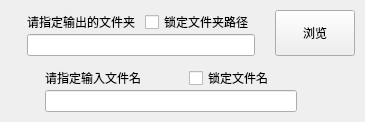
            <widget class="QWidget" name="wdg_output_info" native="true">
             <property name="sizePolicy">
              <sizepolicy hsizetype="Expanding" vsizetype="Expanding">
               <horstretch>0</horstretch>
               <verstretch>40</verstretch>
              </sizepolicy>
             </property>
             <property name="wdg_group" stdset="0">
              <string>area_widget</string>
             </property>
             <layout class="QVBoxLayout" name="verticalLayout_16">
              <property name="spacing">
               <number>10</number>
              </property>
              <property name="leftMargin">
               <number>10</number>
              </property>
              <property name="topMargin">
               <number>10</number>
              </property>
              <property name="rightMargin">
               <number>10</number>
              </property>
              <property name="bottomMargin">
               <number>10</number>
              </property>
              <item>
               <widget class="QWidget" name="wdg_output_folder_path" native="true">
                <property name="sizePolicy">
                 <sizepolicy hsizetype="Expanding" vsizetype="Expanding">
                  <horstretch>0</horstretch>
                  <verstretch>0</verstretch>
                 </sizepolicy>
                </property>
                <layout class="QHBoxLayout" name="horizontalLayout_13">
                 <property name="spacing">
                  <number>10</number>
                 </property>
                 <property name="leftMargin">
                  <number>0</number>
                 </property>
                 <property name="topMargin">
                  <number>0</number>
                 </property>
                 <property name="rightMargin">
                  <number>0</number>
                 </property>
                 <property name="bottomMargin">
                  <number>0</number>
                 </property>
                 <item>
                  <widget class="QLabel" name="lb_output_folder_path_icon">
                   <property name="sizePolicy">
                    <sizepolicy hsizetype="Expanding" vsizetype="Expanding">
                     <horstretch>10</horstretch>
                     <verstretch>0</verstretch>
                    </sizepolicy>
                   </property>
                   <property name="text">
                    <string/>
                   </property>
                  </widget>
                 </item>
                 <item>
                  <widget class="QWidget" name="widget_12" native="true">
                   <property name="sizePolicy">
                    <sizepolicy hsizetype="Expanding" vsizetype="Expanding">
                     <horstretch>100</horstretch>
                     <verstretch>0</verstretch>
                    </sizepolicy>
                   </property>
                   <layout class="QVBoxLayout" name="verticalLayout_6">
                    <property name="spacing">
                     <number>0</number>
                    </property>
                    <property name="leftMargin">
                     <number>0</number>
                    </property>
                    <property name="topMargin">
                     <number>0</number>
                    </property>
                    <property name="rightMargin">
                     <number>0</number>
                    </property>
                    <property name="bottomMargin">
                     <number>0</number>
                    </property>
                    <item>
                     <widget class="QWidget" name="widget_16" native="true">
                      <property name="sizePolicy">
                       <sizepolicy hsizetype="Expanding" vsizetype="Expanding">
                        <horstretch>0</horstretch>
                        <verstretch>0</verstretch>
                       </sizepolicy>
                      </property>
                      <layout class="QHBoxLayout" name="horizontalLayout_15">
                       <property name="spacing">
                        <number>10</number>
                       </property>
                       <property name="leftMargin">
                        <number>0</number>
                       </property>
                       <property name="topMargin">
                        <number>0</number>
                       </property>
                       <property name="rightMargin">
                        <number>0</number>
                       </property>
                       <property name="bottomMargin">
                        <number>0</number>
                       </property>
                       <item>
                        <widget class="QLabel" name="lb_output_folder_path">
                         <property name="sizePolicy">
                          <sizepolicy hsizetype="Expanding" vsizetype="Expanding">
                           <horstretch>100</horstretch>
                           <verstretch>0</verstretch>
                          </sizepolicy>
                         </property>
                         <property name="text">
                          <string>请指定输出的文件夹</string>
                         </property>
                        </widget>
                       </item>
                       <item>
                        <widget class="QCheckBox" name="cb_lock_output_folder">
                         <property name="sizePolicy">
                          <sizepolicy hsizetype="Expanding" vsizetype="Expanding">
                           <horstretch>80</horstretch>
                           <verstretch>0</verstretch>
                          </sizepolicy>
                         </property>
                         <property name="text">
                          <string>锁定文件夹路径</string>
                         </property>
                        </widget>
                       </item>
                      </layout>
                     </widget>
                    </item>
                    <item>
                     <widget class="QLineEdit" name="le_output_folder_path">
                      <property name="sizePolicy">
                       <sizepolicy hsizetype="Expanding" vsizetype="Expanding">
                        <horstretch>0</horstretch>
                        <verstretch>0</verstretch>
                       </sizepolicy>
                      </property>
                     </widget>
                    </item>
                   </layout>
                  </widget>
                 </item>
                 <item>
                  <widget class="QWidget" name="widget_10" native="true">
                   <property name="sizePolicy">
                    <sizepolicy hsizetype="Expanding" vsizetype="Expanding">
                     <horstretch>4</horstretch>
                     <verstretch>0</verstretch>
                    </sizepolicy>
                   </property>
                  </widget>
                 </item>
                 <item>
                  <widget class="QPushButton" name="pb_output_folder_browser">
                   <property name="sizePolicy">
                    <sizepolicy hsizetype="Expanding" vsizetype="Expanding">
                     <horstretch>10</horstretch>
                     <verstretch>0</verstretch>
                    </sizepolicy>
                   </property>
                   <property name="cursor">
                    <cursorShape>PointingHandCursor</cursorShape>
                   </property>
                   <property name="text">
                    <string>浏览</string>
                   </property>
                  </widget>
                 </item>
                </layout>
               </widget>
              </item>
              <item>
               <widget class="QWidget" name="wdg_output_file_name" native="true">
                <property name="sizePolicy">
                 <sizepolicy hsizetype="Expanding" vsizetype="Expanding">
                  <horstretch>0</horstretch>
                  <verstretch>0</verstretch>
                 </sizepolicy>
                </property>
                <layout class="QHBoxLayout" name="horizontalLayout_14">
                 <property name="spacing">
                  <number>10</number>
                 </property>
                 <property name="leftMargin">
                  <number>0</number>
                 </property>
                 <property name="topMargin">
                  <number>0</number>
                 </property>
                 <property name="rightMargin">
                  <number>0</number>
                 </property>
                 <property name="bottomMargin">
                  <number>0</number>
                 </property>
                 <item>
                  <widget class="QLabel" name="lb_output_file_name_icon">
                   <property name="sizePolicy">
                    <sizepolicy hsizetype="Expanding" vsizetype="Expanding">
                     <horstretch>10</horstretch>
                     <verstretch>0</verstretch>
                    </sizepolicy>
                   </property>
                   <property name="text">
                    <string/>
                   </property>
                  </widget>
                 </item>
                 <item>
                  <widget class="QWidget" name="widget_14" native="true">
                   <property name="sizePolicy">
                    <sizepolicy hsizetype="Expanding" vsizetype="Expanding">
                     <horstretch>100</horstretch>
                     <verstretch>0</verstretch>
                    </sizepolicy>
                   </property>
                   <layout class="QVBoxLayout" name="verticalLayout_7">
                    <property name="spacing">
                     <number>0</number>
                    </property>
                    <property name="leftMargin">
                     <number>0</number>
                    </property>
                    <property name="topMargin">
                     <number>0</number>
                    </property>
                    <property name="rightMargin">
                     <number>0</number>
                    </property>
                    <property name="bottomMargin">
                     <number>0</number>
                    </property>
                    <item>
                     <widget class="QWidget" name="widget_20" native="true">
                      <property name="sizePolicy">
                       <sizepolicy hsizetype="Expanding" vsizetype="Expanding">
                        <horstretch>0</horstretch>
                        <verstretch>0</verstretch>
                       </sizepolicy>
                      </property>
                      <layout class="QHBoxLayout" name="horizontalLayout_18">
                       <property name="spacing">
                        <number>10</number>
                       </property>
                       <property name="leftMargin">
                        <number>0</number>
                       </property>
                       <property name="topMargin">
                        <number>0</number>
                       </property>
                       <property name="rightMargin">
                        <number>0</number>
                       </property>
                       <property name="bottomMargin">
                        <number>0</number>
                       </property>
                       <item>
                        <widget class="QLabel" name="lb_output_file_name">
                         <property name="sizePolicy">
                          <sizepolicy hsizetype="Expanding" vsizetype="Expanding">
                           <horstretch>100</horstretch>
                           <verstretch>0</verstretch>
                          </sizepolicy>
                         </property>
                         <property name="text">
                          <string>请指定输入文件名</string>
                         </property>
                        </widget>
                       </item>
                       <item>
                        <widget class="QCheckBox" name="cb_lock_output_file_name">
                         <property name="sizePolicy">
                          <sizepolicy hsizetype="Expanding" vsizetype="Expanding">
                           <horstretch>80</horstretch>
                           <verstretch>0</verstretch>
                          </sizepolicy>
                         </property>
                         <property name="text">
                          <string>锁定文件名</string>
                         </property>
                        </widget>
                       </item>
                      </layout>
                     </widget>
                    </item>
                    <item>
                     <widget class="QLineEdit" name="le_output_file_name">
                      <property name="sizePolicy">
                       <sizepolicy hsizetype="Expanding" vsizetype="Expanding">
                        <horstretch>0</horstretch>
                        <verstretch>0</verstretch>
                       </sizepolicy>
                      </property>
                     </widget>
                    </item>
                   </layout>
                  </widget>
                 </item>
                 <item>
                  <widget class="QWidget" name="widget_22" native="true">
                   <property name="sizePolicy">
                    <sizepolicy hsizetype="Expanding" vsizetype="Expanding">
                     <horstretch>4</horstretch>
                     <verstretch>0</verstretch>
                    </sizepolicy>
                   </property>
                  </widget>
                 </item>
                 <item>
                  <widget class="QWidget" name="widget_21" native="true">
                   <property name="sizePolicy">
                    <sizepolicy hsizetype="Expanding" vsizetype="Expanding">
                     <horstretch>11</horstretch>
                     <verstretch>0</verstretch>
                    </sizepolicy>
                   </property>
                  </widget>
                 </item>
                </layout>
               </widget>
              </item>
             </layout>
            </widget>
